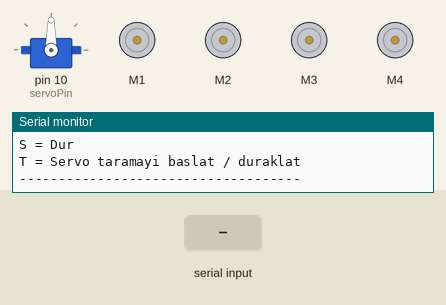
Recording of a sketch running on a simulated Arduino Uno, built with avr-gcc and run on an emulated ATmega328P. Shown: servo, 4 × DC motor (green arrow = forward, orange = backward, longer = faster), the last lines printed to the serial monitor. The inputs (shaded band) are chosen by the test bench.

Above: at 1.3 s.
1.4 s: "T\n" received over the second serial link
At 1.86 s:
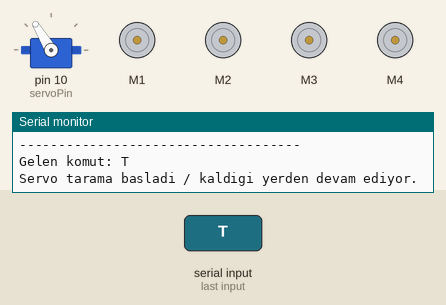
4.4 s: "F\n" received over the second serial link
At 4.57 s:
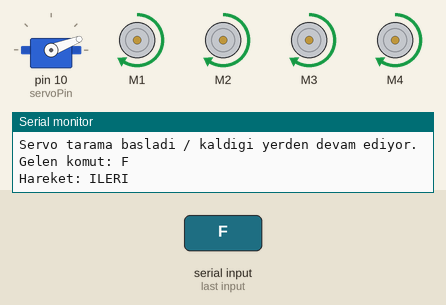
7.4 s: "B\n" received over the second serial link
At 7.59 s:
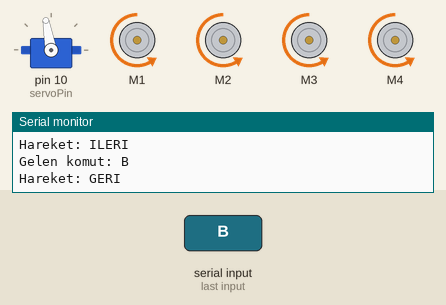
10.4 s: "L\n" received over the second serial link
At 10.6 s:
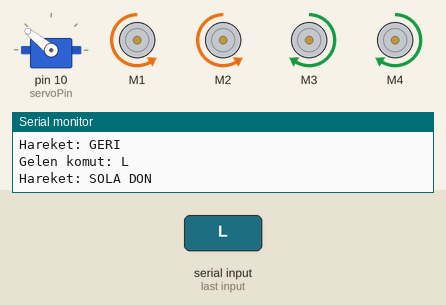
13.4 s: "R\n" received over the second serial link
At 13.61 s:
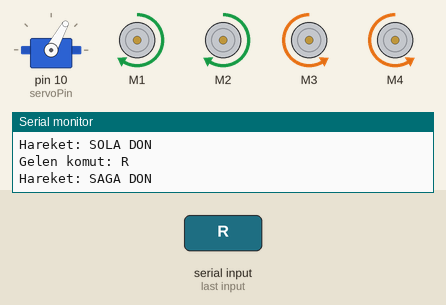
16.4 s: "S\n" received over the second serial link
At 16.62 s:
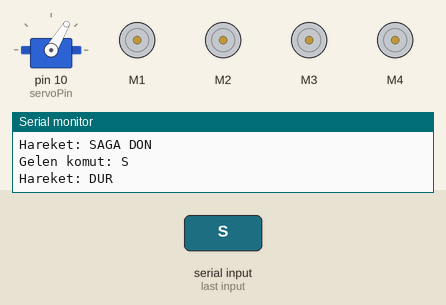
Timing chart, 0 to 20.4 s (numbered marks = the images above; inputs shaded):
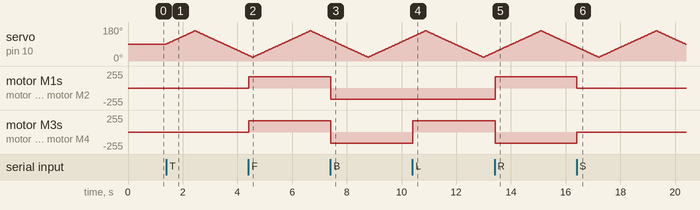

The sketch:

sketch_may21e_bluetooth_servo_tarama_T_komutu.ino
```cpp
#include <AFMotor.h>
#include <SoftwareSerial.h>
#include <Servo.h>

/*
  4WD Bluetooth Robot Araba
  Arduino Uno + L293D Motor Shield + HC-05 / HC-06 + Servo Motor

  Bluetooth bağlantısı:
  HC-05 / HC-06 TX  -> Shield A0
  HC-05 / HC-06 RX  -> Shield A1
  HC-05 / HC-06 VCC -> Shield SERVO2 +
  HC-05 / HC-06 GND -> Shield SERVO2 -

  Servo bağlantısı:
  Servo kahverengi / siyah kablo -> Shield SERVO1 -
  Servo kırmızı kablo            -> Shield SERVO1 +
  Servo turuncu / sarı kablo     -> Shield SERVO1 S

  L293D Motor Shield üzerinde:
  SERVO1 sinyal pini genellikle Arduino D10 pinine bağlıdır.

  Komutlar:
  F = İleri
  B = Geri
  L = Sol
  R = Sağ
  S = Dur
  T = Servo taramayı başlat / duraklat
*/

// Bluetooth için yazılımsal seri haberleşme
SoftwareSerial BT(A0, A1);  // RX, TX

// Motor tanımlamaları
AF_DCMotor motor1(1);  // M1
AF_DCMotor motor2(2);  // M2
AF_DCMotor motor3(3);  // M3
AF_DCMotor motor4(4);  // M4

// Servo tanımlaması
Servo servoMotor;

// Motor hızı
int hiz = 170;  // 0 - 255 arası

// Servo ayarları
int servoPin = 10;       // SERVO1 sinyal pini
int minAci = 20;         // Servo minimum açı
int maxAci = 160;        // Servo maksimum açı
int servoAci = 90;       // Servo başlangıç açısı
int servoYon = 1;        // 1: artan yön, -1: azalan yön

bool taramaAktif = false;

// millis() ile servo zaman kontrolü
unsigned long oncekiServoZamani = 0;
int servoBekleme = 15;   // Değer küçülürse servo daha hızlı tarar

void setup() {
  Serial.begin(9600);
  BT.begin(9600);

  // Servo başlatılır
  servoMotor.attach(servoPin);
  servoMotor.write(servoAci);

  // Motor hızları ayarlanır
  motorlariAyarla();

  // Başlangıçta motorlar durur
  dur();

  Serial.println("4WD Bluetooth robot hazir.");
  Serial.println("Komutlar:");
  Serial.println("F = Ileri");
  Serial.println("B = Geri");
  Serial.println("L = Sol");
  Serial.println("R = Sag");
  Serial.println("S = Dur");
  Serial.println("T = Servo taramayi baslat / duraklat");
  Serial.println("------------------------------------");
}

void loop() {
  bluetoothKomutOku();
  servoTaramayiCalistir();
}

void bluetoothKomutOku() {
  if (BT.available()) {
    char komut = BT.read();

    // Gereksiz karakterleri yok say
    if (komut == '\n' || komut == '\r' || komut == ' ') {
      return;
    }

    // Küçük harf gelirse büyük harfe çevir
    if (komut >= 'a' && komut <= 'z') {
      komut = komut - 32;
    }

    Serial.print("Gelen komut: ");
    Serial.println(komut);

    if (komut == 'F') {
      ileri();
      Serial.println("Hareket: ILERI");
    }
    else if (komut == 'B') {
      geri();
      Serial.println("Hareket: GERI");
    }
    else if (komut == 'L') {
      solaDon();
      Serial.println("Hareket: SOLA DON");
    }
    else if (komut == 'R') {
      sagaDon();
      Serial.println("Hareket: SAGA DON");
    }
    else if (komut == 'S') {
      dur();
      Serial.println("Hareket: DUR");
    }
    else if (komut == 'T') {
      taramaAktif = !taramaAktif;

      if (taramaAktif) {
        Serial.println("Servo tarama basladi / kaldigi yerden devam ediyor.");
      } else {
        Serial.println("Servo tarama duraklatildi. Servo bulundugu acida bekliyor.");
      }
    }
    else {
      Serial.println("Bilinmeyen komut. F, B, L, R, S veya T kullaniniz.");
    }
  }
}

void servoTaramayiCalistir() {
  if (taramaAktif == false) {
    return;
  }

  unsigned long simdikiZaman = millis();

  if (simdikiZaman - oncekiServoZamani >= servoBekleme) {
    oncekiServoZamani = simdikiZaman;

    servoAci = servoAci + servoYon;
    servoMotor.write(servoAci);

    if (servoAci >= maxAci) {
      servoYon = -1;
    }

    if (servoAci <= minAci) {
      servoYon = 1;
    }
  }
}

void motorlariAyarla() {
  motor1.setSpeed(hiz);
  motor2.setSpeed(hiz);
  motor3.setSpeed(hiz);
  motor4.setSpeed(hiz);
}

void ileri() {
  motorlariAyarla();

  motor1.run(FORWARD);
  motor2.run(FORWARD);
  motor3.run(FORWARD);
  motor4.run(FORWARD);
}

void geri() {
  motorlariAyarla();

  motor1.run(BACKWARD);
  motor2.run(BACKWARD);
  motor3.run(BACKWARD);
  motor4.run(BACKWARD);
}

void sagaDon() {
  motorlariAyarla();

  // Sol taraf ileri, sağ taraf geri
  motor1.run(FORWARD);
  motor2.run(FORWARD);
  motor3.run(BACKWARD);
  motor4.run(BACKWARD);
}

void solaDon() {
  motorlariAyarla();

  // Sol taraf geri, sağ taraf ileri
  motor1.run(BACKWARD);
  motor2.run(BACKWARD);
  motor3.run(FORWARD);
  motor4.run(FORWARD);
}

void dur() {
  motor1.run(RELEASE);
  motor2.run(RELEASE);
  motor3.run(RELEASE);
  motor4.run(RELEASE);
}
```

Measured:
- after the input at 1.4 s, servo on pin 10 (servoPin): rises from 90° to 159° in 1.0 s, then falls to 31° in 2.0 s
- after the input at 4.4 s, motor M1–4: stopped → forward 170/255 at once
- after the input at 7.4 s, motor M1–4: forward 170/255 → backward 170/255 at once
- after the input at 10.4 s, motor M3, motor M4: backward 170/255 → forward 170/255 at once
- after the input at 13.4 s, motor M1, motor M2: backward 170/255 → forward 170/255 at once; motor M3, motor M4: forward 170/255 → backward 170/255 at once
- after the input at 16.4 s, motor M1, motor M2: forward 170/255 → stopped at once; motor M3, motor M4: backward 170/255 → stopped at once
